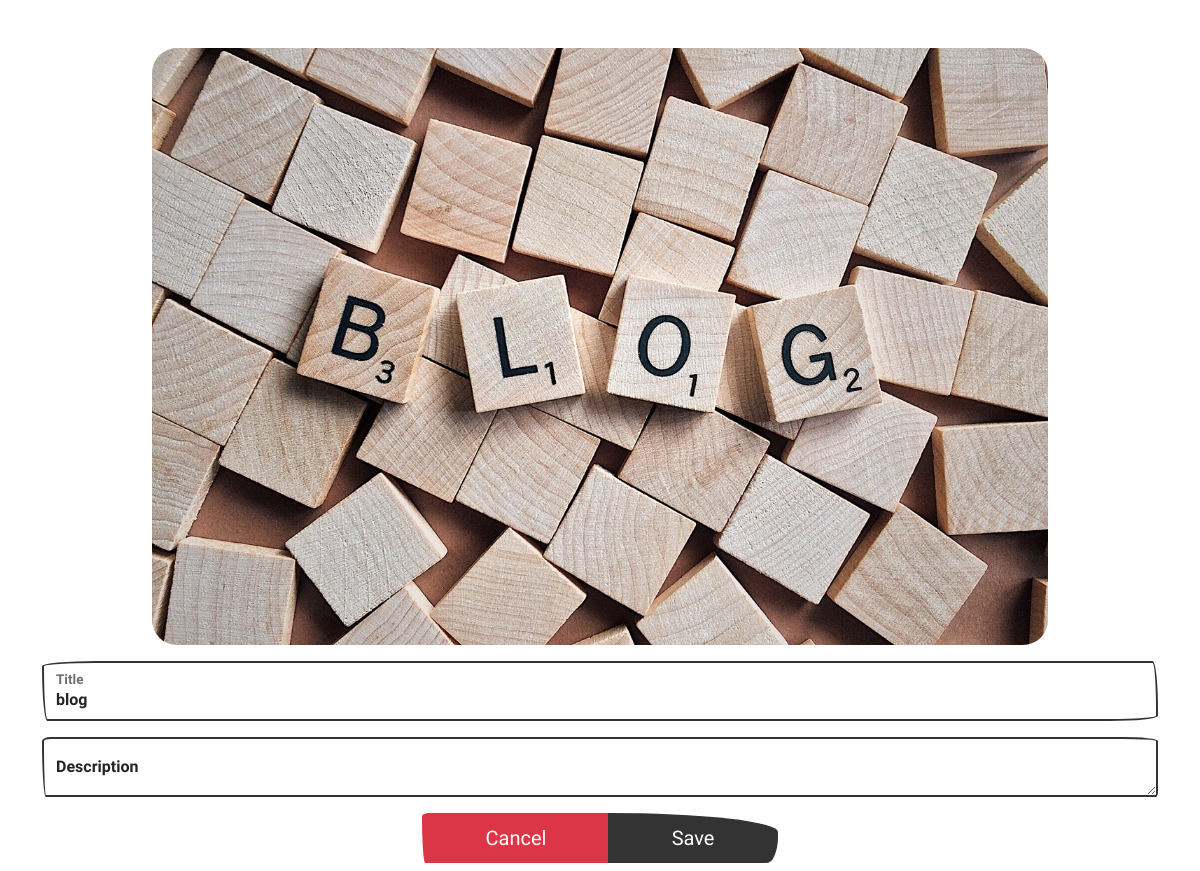
Page /update/3 on the committed database.
### iptcEditor/models.py (models this page shows, shortened)
class Image(models.Model):
    title = models.CharField(max_length=200)
    image = models.ImageField(upload_to='images')
    class Meta:
        ordering = ['title']

### iptcEditor/views.py (the view, shortened to what this page needs)
# urls.py: path('update/<int:pk>', views.ImageUpdateView.as_view(), name='image_update'),
class ImageUpdateView(SuccessMessageMixin, generic.UpdateView):
    model = models.Image
    form_class = ImageForm
    success_url = '/'
    success_message = 'Successfully updated!'

### iptcEditor/forms.py
class ImageForm(forms.ModelForm):
    title = forms.CharField(
        required=True,
        widget=forms.widgets.TextInput(
            attrs={
                "placeholder": "Image's description",
                "class": "form-control",
            }
        ),
        label={
            'name': 'Title'
        }
    )
    description = forms.CharField(
        required=False,
        widget=forms.widgets.Textarea(
            attrs={
                "placeholder": "Image's title",
                "class": "form-control",
            }
        ),
        label={
            'name': 'Description'
        }
    )
    class Meta:
        model = models.Image
        fields = (
            "title",
        )
    def __init__(self, *args, **kwargs):
        super().__init__(*args, **kwargs)
        current_image_path = settings.MEDIA_ROOT + self.instance.image.name
        with pyexiv2.Image(current_image_path, encoding='utf-8') as img:
            self.fields['description'].initial = img.read_iptc().get('Iptc.Application2.ObjectName')

### templates/iptcEditor/image_form.html (shortened to what this page needs)
{% extends 'layout/base.html' %}
{% load static %}
{% block content %}
    <div class="container my-2">
        <img src="/media/{{ image.image }}" class="rounded mx-auto d-block mt-5" alt="{{ image.title }}" id="img"
             style="max-width: 56rem; max-height: 600px">
        <form method="post">
            {% for field in form %}
                <div class="col-md">
                    <div class="form-floating my-3">
                        {{ field }}
                        <label for="{{ field.label }}">{{ field.label.name }}</label>
                    </div>
                </div>
            {% endfor %}
            <div class="row justify-content-center text-center">
                <div class="btn-group col-4" role="group">
                    <a class="btn btn-danger btn-lg" href="{% url 'index' %}">Cancel</a>
                    <button class="btn btn-primary btn-lg" type="submit" value="update">Save</button>
                </div>
            </div>
        </form>
    </div>
{% endblock %}

### rows in the picture
Image: image (picture), form "blog"
